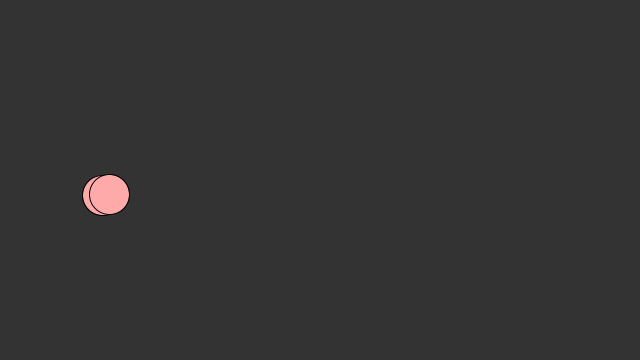
Frame 1 (no input)
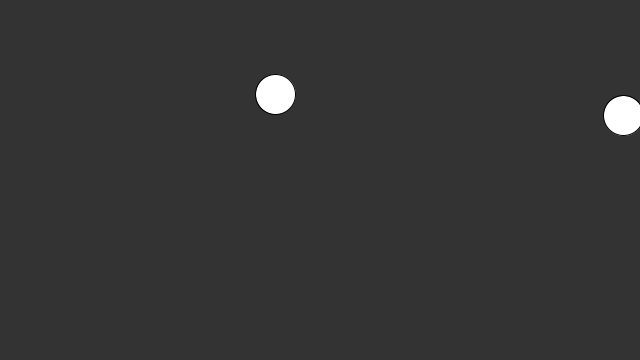
Frame 60 (the mouse pressed at the canvas centre just before this capture)
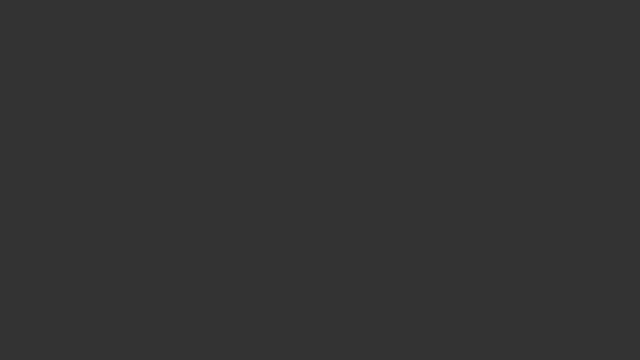
Frame 120 (the mouse held since frame 60 and released just before this capture)

The Processing sketch that drew these frames (run headless with seeded random() and noise(); from frame 60 on, the mouse is pressed at the canvas centre):

// Processing sketch: week15_3_circle_collision_detecion
// ── week15_3_circle_collision_detecion.pde
//week15_3
void setup(){
  size(640,360);
}
Ball ball = new Ball(100,200,20);
Ball ball2 = new Ball(100,200,20);
void draw(){
  background(51);
  if(ball.checkCollision(ball2))fill(#FFAAAA);//有碰撞偵測就變色
  else fill(255);
  ball.update();//加這行
  ball.display();
  ball2.update();//加這行
  ball2.display();
}

// ── ball.pde
class Ball {
  float x, y, r;
  float vx, vy;
  Ball(int x0, int y0, int r0) {
    x=x0;
    y=y0;
    r=r0;
    vx=random(-10, +10);
    vy=random(-10, +10);
  }
  boolean checkCollision(Ball other){
    if(dist( x,y,other.x,other.y)<r+other.r)return true; 
    else return false;
  }
  void update() {
    if (x+vx>640 || x+vx<0)vx=-vx;
    if (y+vy>640 || y+vy<0)vy=-vy;
    x+=vx;
    y+=vy;
  }
  void display() {
    ellipse(x, y, r+r, r+r);
  }
}
